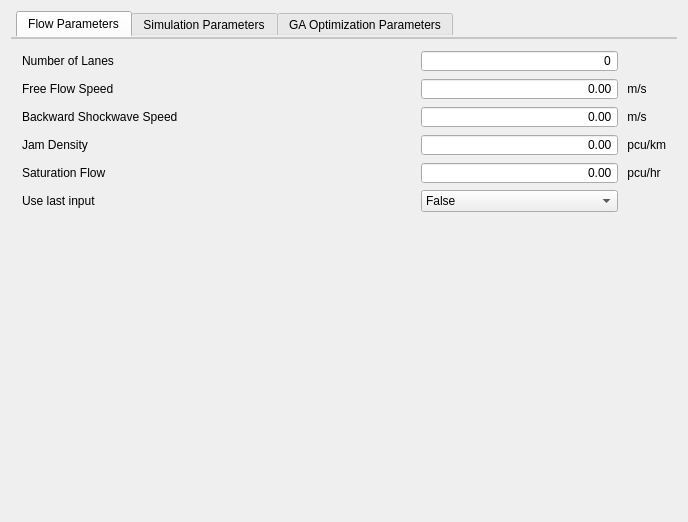
<?xml version="1.0" encoding="UTF-8"?>
<ui version="4.0">
 <class>DDefaultParamSettingDialogue</class>
 <widget class="QDialog" name="DDefaultParamSettingDialogue">
  <property name="geometry">
   <rect>
    <x>0</x>
    <y>0</y>
    <width>688</width>
    <height>522</height>
   </rect>
  </property>
  <property name="windowTitle">
   <string>DDefaultParamSettingDialogue</string>
  </property>
  <layout class="QVBoxLayout" name="verticalLayout">
   <item>
    <widget class="QTabWidget" name="DefaultParamInput_tabWidget">
     <property name="styleSheet">
      <string notr="true">QTabWidget::pane { /* The tab widget frame */ 
border-top: 2px solid #C2C7CB; 
}

QTabWidget::tab-bar { 
left: 5px; /* move to the right by 5px */ 
}

QTabWidget { 
background-color: beige; 
}
</string>
     </property>
     <property name="currentIndex">
      <number>0</number>
     </property>
     <widget class="QWidget" name="FlowParameters">
      <attribute name="title">
       <string>Flow Parameters</string>
      </attribute>
      <layout class="QHBoxLayout" name="FlowParameters_horizontalLayout">
       <item>
        <layout class="QGridLayout" name="FlowParam_Layout" columnstretch="2,1,0">
         <property name="sizeConstraint">
          <enum>QLayout::SetDefaultConstraint</enum>
         </property>
         <property name="horizontalSpacing">
          <number>6</number>
         </property>
         <item row="3" column="1">
          <widget class="QDoubleSpinBox" name="JamDensity_doubleSpinBox">
           <property name="sizePolicy">
            <sizepolicy hsizetype="MinimumExpanding" vsizetype="Fixed">
             <horstretch>0</horstretch>
             <verstretch>0</verstretch>
            </sizepolicy>
           </property>
           <property name="alignment">
            <set>Qt::AlignRight|Qt::AlignTrailing|Qt::AlignVCenter</set>
           </property>
           <property name="buttonSymbols">
            <enum>QAbstractSpinBox::NoButtons</enum>
           </property>
           <property name="suffix">
            <string/>
           </property>
          </widget>
         </item>
         <item row="0" column="0">
          <widget class="QLabel" name="NumberOfLane_Label">
           <property name="text">
            <string>Number of Lanes</string>
           </property>
          </widget>
         </item>
         <item row="2" column="1">
          <widget class="QDoubleSpinBox" name="BackwardShockwaveSpeed_doubleSpinBox">
           <property name="sizePolicy">
            <sizepolicy hsizetype="MinimumExpanding" vsizetype="Fixed">
             <horstretch>0</horstretch>
             <verstretch>0</verstretch>
            </sizepolicy>
           </property>
           <property name="alignment">
            <set>Qt::AlignRight|Qt::AlignTrailing|Qt::AlignVCenter</set>
           </property>
           <property name="buttonSymbols">
            <enum>QAbstractSpinBox::NoButtons</enum>
           </property>
           <property name="suffix">
            <string/>
           </property>
          </widget>
         </item>
         <item row="4" column="0">
          <widget class="QLabel" name="SaturationFlow_Label">
           <property name="text">
            <string>Saturation Flow</string>
           </property>
          </widget>
         </item>
         <item row="1" column="0">
          <widget class="QLabel" name="FreeFlowSpeed_Label">
           <property name="text">
            <string>Free Flow Speed</string>
           </property>
          </widget>
         </item>
         <item row="3" column="0">
          <widget class="QLabel" name="JamDensity_Label">
           <property name="text">
            <string>Jam Density</string>
           </property>
          </widget>
         </item>
         <item row="2" column="0">
          <widget class="QLabel" name="BackwardShockwaveSpeed_Label">
           <property name="text">
            <string>Backward Shockwave Speed</string>
           </property>
          </widget>
         </item>
         <item row="6" column="0">
          <spacer name="FlowParam_verticalSpacer">
           <property name="orientation">
            <enum>Qt::Vertical</enum>
           </property>
           <property name="sizeHint" stdset="0">
            <size>
             <width>20</width>
             <height>40</height>
            </size>
           </property>
          </spacer>
         </item>
         <item row="5" column="0">
          <widget class="QLabel" name="isShowLastInput_Label">
           <property name="text">
            <string>Use last input  </string>
           </property>
          </widget>
         </item>
         <item row="4" column="1">
          <widget class="QDoubleSpinBox" name="SaturationFlow_doubleSpinBox">
           <property name="sizePolicy">
            <sizepolicy hsizetype="MinimumExpanding" vsizetype="Fixed">
             <horstretch>0</horstretch>
             <verstretch>0</verstretch>
            </sizepolicy>
           </property>
           <property name="alignment">
            <set>Qt::AlignRight|Qt::AlignTrailing|Qt::AlignVCenter</set>
           </property>
           <property name="buttonSymbols">
            <enum>QAbstractSpinBox::NoButtons</enum>
           </property>
           <property name="suffix">
            <string/>
           </property>
          </widget>
         </item>
         <item row="1" column="1">
          <widget class="QDoubleSpinBox" name="FreeFlowSpeedLabel_doubleSpinBox">
           <property name="sizePolicy">
            <sizepolicy hsizetype="MinimumExpanding" vsizetype="Fixed">
             <horstretch>0</horstretch>
             <verstretch>0</verstretch>
            </sizepolicy>
           </property>
           <property name="alignment">
            <set>Qt::AlignRight|Qt::AlignTrailing|Qt::AlignVCenter</set>
           </property>
           <property name="buttonSymbols">
            <enum>QAbstractSpinBox::NoButtons</enum>
           </property>
           <property name="suffix">
            <string/>
           </property>
          </widget>
         </item>
         <item row="1" column="2">
          <widget class="QLabel" name="FreeFlowSpeed_Unit_Label">
           <property name="sizePolicy">
            <sizepolicy hsizetype="Minimum" vsizetype="Fixed">
             <horstretch>0</horstretch>
             <verstretch>0</verstretch>
            </sizepolicy>
           </property>
           <property name="text">
            <string> m/s</string>
           </property>
          </widget>
         </item>
         <item row="2" column="2">
          <widget class="QLabel" name="BackwardShockwaveSpeed_Unit_Label">
           <property name="sizePolicy">
            <sizepolicy hsizetype="Minimum" vsizetype="Fixed">
             <horstretch>0</horstretch>
             <verstretch>0</verstretch>
            </sizepolicy>
           </property>
           <property name="text">
            <string> m/s</string>
           </property>
          </widget>
         </item>
         <item row="3" column="2">
          <widget class="QLabel" name="JamDensity_Unit_Label">
           <property name="sizePolicy">
            <sizepolicy hsizetype="Minimum" vsizetype="Fixed">
             <horstretch>0</horstretch>
             <verstretch>0</verstretch>
            </sizepolicy>
           </property>
           <property name="text">
            <string> pcu/km</string>
           </property>
          </widget>
         </item>
         <item row="4" column="2">
          <widget class="QLabel" name="SaturationFlow_Unit_Label">
           <property name="sizePolicy">
            <sizepolicy hsizetype="Minimum" vsizetype="Fixed">
             <horstretch>0</horstretch>
             <verstretch>0</verstretch>
            </sizepolicy>
           </property>
           <property name="text">
            <string> pcu/hr</string>
           </property>
          </widget>
         </item>
         <item row="0" column="1">
          <widget class="QSpinBox" name="NumberOfLane_spinBox">
           <property name="sizePolicy">
            <sizepolicy hsizetype="MinimumExpanding" vsizetype="Fixed">
             <horstretch>0</horstretch>
             <verstretch>0</verstretch>
            </sizepolicy>
           </property>
           <property name="alignment">
            <set>Qt::AlignRight|Qt::AlignTrailing|Qt::AlignVCenter</set>
           </property>
           <property name="buttonSymbols">
            <enum>QAbstractSpinBox::NoButtons</enum>
           </property>
          </widget>
         </item>
         <item row="5" column="1">
          <widget class="QComboBox" name="isShowLastInput_comboBox">
           <item>
            <property name="text">
             <string>False</string>
            </property>
           </item>
           <item>
            <property name="text">
             <string>True</string>
            </property>
           </item>
          </widget>
         </item>
        </layout>
       </item>
      </layout>
     </widget>
     <widget class="QWidget" name="Simulation">
      <attribute name="title">
       <string>Simulation Parameters</string>
      </attribute>
      <layout class="QHBoxLayout" name="Simulation_horizontalLayout">
       <item>
        <layout class="QGridLayout" name="SimulationInputParam_gridLayout" columnstretch="2,1,0">
         <property name="horizontalSpacing">
          <number>6</number>
         </property>
         <item row="2" column="0">
          <widget class="QLabel" name="TimeText_Sim_Label">
           <property name="sizePolicy">
            <sizepolicy hsizetype="Minimum" vsizetype="Preferred">
             <horstretch>0</horstretch>
             <verstretch>0</verstretch>
            </sizepolicy>
           </property>
           <property name="text">
            <string>Time Horizon</string>
           </property>
          </widget>
         </item>
         <item row="1" column="0">
          <widget class="QLabel" name="DmdPlanText_Sim_Label">
           <property name="sizePolicy">
            <sizepolicy hsizetype="Minimum" vsizetype="Preferred">
             <horstretch>0</horstretch>
             <verstretch>0</verstretch>
            </sizepolicy>
           </property>
           <property name="text">
            <string>Demand Profile</string>
           </property>
          </widget>
         </item>
         <item row="0" column="0">
          <widget class="QLabel" name="SigPlanText_Sim_Label">
           <property name="sizePolicy">
            <sizepolicy hsizetype="Minimum" vsizetype="Preferred">
             <horstretch>0</horstretch>
             <verstretch>0</verstretch>
            </sizepolicy>
           </property>
           <property name="text">
            <string>Signal Plan</string>
           </property>
          </widget>
         </item>
         <item row="3" column="0">
          <spacer name="SimulationInputParam_verticalSpacer">
           <property name="orientation">
            <enum>Qt::Vertical</enum>
           </property>
           <property name="sizeHint" stdset="0">
            <size>
             <width>20</width>
             <height>40</height>
            </size>
           </property>
          </spacer>
         </item>
         <item row="2" column="1">
          <widget class="QSpinBox" name="time_Sim_spinBox">
           <property name="alignment">
            <set>Qt::AlignRight|Qt::AlignTrailing|Qt::AlignVCenter</set>
           </property>
           <property name="readOnly">
            <bool>false</bool>
           </property>
           <property name="buttonSymbols">
            <enum>QAbstractSpinBox::NoButtons</enum>
           </property>
           <property name="suffix">
            <string/>
           </property>
           <property name="minimum">
            <number>0</number>
           </property>
           <property name="maximum">
            <number>0</number>
           </property>
          </widget>
         </item>
         <item row="2" column="2">
          <widget class="QLabel" name="TimeText_Sim_Unit_Label">
           <property name="sizePolicy">
            <sizepolicy hsizetype="Minimum" vsizetype="Fixed">
             <horstretch>0</horstretch>
             <verstretch>0</verstretch>
            </sizepolicy>
           </property>
           <property name="text">
            <string>sec</string>
           </property>
          </widget>
         </item>
         <item row="1" column="1">
          <widget class="QComboBox" name="dmdPlan_Sim_comboBox">
           <property name="sizePolicy">
            <sizepolicy hsizetype="Minimum" vsizetype="Fixed">
             <horstretch>0</horstretch>
             <verstretch>0</verstretch>
            </sizepolicy>
           </property>
          </widget>
         </item>
         <item row="0" column="1">
          <widget class="QComboBox" name="sigPlan_Sim_comboBox">
           <property name="sizePolicy">
            <sizepolicy hsizetype="Minimum" vsizetype="Fixed">
             <horstretch>0</horstretch>
             <verstretch>0</verstretch>
            </sizepolicy>
           </property>
          </widget>
         </item>
        </layout>
       </item>
      </layout>
     </widget>
     <widget class="QWidget" name="GAOptimization">
      <attribute name="title">
       <string>GA Optimization Parameters</string>
      </attribute>
      <layout class="QHBoxLayout" name="GAOptimization_horizontalLayout">
       <item>
        <layout class="QGridLayout" name="GAInputParam_gridLayout" columnstretch="2,1,0">
         <property name="sizeConstraint">
          <enum>QLayout::SetDefaultConstraint</enum>
         </property>
         <property name="horizontalSpacing">
          <number>6</number>
         </property>
         <item row="2" column="0">
          <widget class="QLabel" name="TimeText_GA_Label">
           <property name="sizePolicy">
            <sizepolicy hsizetype="Minimum" vsizetype="Minimum">
             <horstretch>0</horstretch>
             <verstretch>0</verstretch>
            </sizepolicy>
           </property>
           <property name="minimumSize">
            <size>
             <width>0</width>
             <height>20</height>
            </size>
           </property>
           <property name="text">
            <string>Time Horizon</string>
           </property>
          </widget>
         </item>
         <item row="10" column="0">
          <widget class="QLabel" name="crossoverRate_GA_label">
           <property name="sizePolicy">
            <sizepolicy hsizetype="Preferred" vsizetype="Minimum">
             <horstretch>0</horstretch>
             <verstretch>0</verstretch>
            </sizepolicy>
           </property>
           <property name="minimumSize">
            <size>
             <width>0</width>
             <height>20</height>
            </size>
           </property>
           <property name="text">
            <string>Crossover Rate</string>
           </property>
          </widget>
         </item>
         <item row="15" column="1">
          <widget class="QComboBox" name="optGreen_GA_comboBox">
           <property name="sizePolicy">
            <sizepolicy hsizetype="Preferred" vsizetype="Fixed">
             <horstretch>0</horstretch>
             <verstretch>0</verstretch>
            </sizepolicy>
           </property>
           <property name="minimumSize">
            <size>
             <width>0</width>
             <height>20</height>
            </size>
           </property>
           <property name="currentText">
            <string>True</string>
           </property>
           <property name="currentIndex">
            <number>1</number>
           </property>
           <item>
            <property name="text">
             <string>False</string>
            </property>
           </item>
           <item>
            <property name="text">
             <string>True</string>
            </property>
           </item>
          </widget>
         </item>
         <item row="14" column="1">
          <widget class="QComboBox" name="optOffset_GA_comboBox">
           <property name="sizePolicy">
            <sizepolicy hsizetype="Preferred" vsizetype="Fixed">
             <horstretch>0</horstretch>
             <verstretch>0</verstretch>
            </sizepolicy>
           </property>
           <property name="minimumSize">
            <size>
             <width>0</width>
             <height>20</height>
            </size>
           </property>
           <property name="currentText">
            <string>True</string>
           </property>
           <property name="currentIndex">
            <number>1</number>
           </property>
           <item>
            <property name="text">
             <string>False</string>
            </property>
           </item>
           <item>
            <property name="text">
             <string>True</string>
            </property>
           </item>
          </widget>
         </item>
         <item row="6" column="1">
          <widget class="QSpinBox" name="genNum_GA_spinBox">
           <property name="sizePolicy">
            <sizepolicy hsizetype="Minimum" vsizetype="Fixed">
             <horstretch>0</horstretch>
             <verstretch>0</verstretch>
            </sizepolicy>
           </property>
           <property name="minimumSize">
            <size>
             <width>0</width>
             <height>20</height>
            </size>
           </property>
           <property name="alignment">
            <set>Qt::AlignRight|Qt::AlignTrailing|Qt::AlignVCenter</set>
           </property>
           <property name="buttonSymbols">
            <enum>QAbstractSpinBox::UpDownArrows</enum>
           </property>
           <property name="minimum">
            <number>1</number>
           </property>
           <property name="maximum">
            <number>1000</number>
           </property>
          </widget>
         </item>
         <item row="3" column="0">
          <spacer name="GAInputParam_verticalSpacer_1">
           <property name="orientation">
            <enum>Qt::Vertical</enum>
           </property>
           <property name="sizeType">
            <enum>QSizePolicy::Minimum</enum>
           </property>
           <property name="sizeHint" stdset="0">
            <size>
             <width>20</width>
             <height>20</height>
            </size>
           </property>
          </spacer>
         </item>
         <item row="11" column="0">
          <widget class="QLabel" name="mutationRate_GA_label">
           <property name="sizePolicy">
            <sizepolicy hsizetype="Preferred" vsizetype="Minimum">
             <horstretch>0</horstretch>
             <verstretch>0</verstretch>
            </sizepolicy>
           </property>
           <property name="minimumSize">
            <size>
             <width>0</width>
             <height>20</height>
            </size>
           </property>
           <property name="text">
            <string>Mutation Rate</string>
           </property>
          </widget>
         </item>
         <item row="9" column="1">
          <widget class="QDoubleSpinBox" name="eliteRate_GA_doubleSpinBox">
           <property name="sizePolicy">
            <sizepolicy hsizetype="Minimum" vsizetype="Fixed">
             <horstretch>0</horstretch>
             <verstretch>0</verstretch>
            </sizepolicy>
           </property>
           <property name="minimumSize">
            <size>
             <width>0</width>
             <height>20</height>
            </size>
           </property>
           <property name="alignment">
            <set>Qt::AlignRight|Qt::AlignTrailing|Qt::AlignVCenter</set>
           </property>
           <property name="buttonSymbols">
            <enum>QAbstractSpinBox::NoButtons</enum>
           </property>
           <property name="maximum">
            <double>1.000000000000000</double>
           </property>
           <property name="value">
            <double>0.100000000000000</double>
           </property>
          </widget>
         </item>
         <item row="0" column="0">
          <widget class="QLabel" name="SigPlanText_GA_Label">
           <property name="sizePolicy">
            <sizepolicy hsizetype="Minimum" vsizetype="Minimum">
             <horstretch>0</horstretch>
             <verstretch>0</verstretch>
            </sizepolicy>
           </property>
           <property name="minimumSize">
            <size>
             <width>0</width>
             <height>20</height>
            </size>
           </property>
           <property name="text">
            <string>Signal Plan</string>
           </property>
          </widget>
         </item>
         <item row="11" column="1">
          <widget class="QDoubleSpinBox" name="mutationRate_GA_doubleSpinBox">
           <property name="sizePolicy">
            <sizepolicy hsizetype="Minimum" vsizetype="Fixed">
             <horstretch>0</horstretch>
             <verstretch>0</verstretch>
            </sizepolicy>
           </property>
           <property name="minimumSize">
            <size>
             <width>0</width>
             <height>20</height>
            </size>
           </property>
           <property name="alignment">
            <set>Qt::AlignRight|Qt::AlignTrailing|Qt::AlignVCenter</set>
           </property>
           <property name="buttonSymbols">
            <enum>QAbstractSpinBox::NoButtons</enum>
           </property>
           <property name="decimals">
            <number>3</number>
           </property>
           <property name="maximum">
            <double>1.000000000000000</double>
           </property>
           <property name="value">
            <double>0.005000000000000</double>
           </property>
          </widget>
         </item>
         <item row="9" column="0">
          <widget class="QLabel" name="eliteRate_GA_label">
           <property name="sizePolicy">
            <sizepolicy hsizetype="Preferred" vsizetype="Minimum">
             <horstretch>0</horstretch>
             <verstretch>0</verstretch>
            </sizepolicy>
           </property>
           <property name="minimumSize">
            <size>
             <width>0</width>
             <height>20</height>
            </size>
           </property>
           <property name="text">
            <string>Elite Rate</string>
           </property>
          </widget>
         </item>
         <item row="6" column="0">
          <widget class="QLabel" name="genNum_GA_label">
           <property name="sizePolicy">
            <sizepolicy hsizetype="Preferred" vsizetype="Minimum">
             <horstretch>0</horstretch>
             <verstretch>0</verstretch>
            </sizepolicy>
           </property>
           <property name="minimumSize">
            <size>
             <width>0</width>
             <height>20</height>
            </size>
           </property>
           <property name="text">
            <string>Number of Generation</string>
           </property>
          </widget>
         </item>
         <item row="17" column="0">
          <spacer name="GAInputParam_verticalSpacer_2">
           <property name="orientation">
            <enum>Qt::Vertical</enum>
           </property>
           <property name="sizeHint" stdset="0">
            <size>
             <width>20</width>
             <height>40</height>
            </size>
           </property>
          </spacer>
         </item>
         <item row="1" column="1">
          <widget class="QComboBox" name="dmdPlan_GA_comboBox">
           <property name="sizePolicy">
            <sizepolicy hsizetype="Minimum" vsizetype="Fixed">
             <horstretch>0</horstretch>
             <verstretch>0</verstretch>
            </sizepolicy>
           </property>
           <property name="minimumSize">
            <size>
             <width>0</width>
             <height>20</height>
            </size>
           </property>
          </widget>
         </item>
         <item row="4" column="0">
          <widget class="QLabel" name="gaType_GA_label">
           <property name="sizePolicy">
            <sizepolicy hsizetype="Preferred" vsizetype="Minimum">
             <horstretch>0</horstretch>
             <verstretch>0</verstretch>
            </sizepolicy>
           </property>
           <property name="minimumSize">
            <size>
             <width>0</width>
             <height>20</height>
            </size>
           </property>
           <property name="text">
            <string>GA Type</string>
           </property>
          </widget>
         </item>
         <item row="2" column="2">
          <widget class="QLabel" name="label">
           <property name="sizePolicy">
            <sizepolicy hsizetype="Minimum" vsizetype="Fixed">
             <horstretch>0</horstretch>
             <verstretch>0</verstretch>
            </sizepolicy>
           </property>
           <property name="text">
            <string>sec</string>
           </property>
          </widget>
         </item>
         <item row="2" column="1">
          <widget class="QSpinBox" name="time_GA_spinBox">
           <property name="sizePolicy">
            <sizepolicy hsizetype="Minimum" vsizetype="Fixed">
             <horstretch>0</horstretch>
             <verstretch>0</verstretch>
            </sizepolicy>
           </property>
           <property name="minimumSize">
            <size>
             <width>0</width>
             <height>20</height>
            </size>
           </property>
           <property name="alignment">
            <set>Qt::AlignRight|Qt::AlignTrailing|Qt::AlignVCenter</set>
           </property>
           <property name="readOnly">
            <bool>false</bool>
           </property>
           <property name="buttonSymbols">
            <enum>QAbstractSpinBox::NoButtons</enum>
           </property>
           <property name="suffix">
            <string/>
           </property>
           <property name="minimum">
            <number>0</number>
           </property>
           <property name="maximum">
            <number>0</number>
           </property>
          </widget>
         </item>
         <item row="10" column="1">
          <widget class="QDoubleSpinBox" name="crossoverRate_GA_doubleSpinBox">
           <property name="sizePolicy">
            <sizepolicy hsizetype="Minimum" vsizetype="Fixed">
             <horstretch>0</horstretch>
             <verstretch>0</verstretch>
            </sizepolicy>
           </property>
           <property name="minimumSize">
            <size>
             <width>0</width>
             <height>20</height>
            </size>
           </property>
           <property name="alignment">
            <set>Qt::AlignRight|Qt::AlignTrailing|Qt::AlignVCenter</set>
           </property>
           <property name="buttonSymbols">
            <enum>QAbstractSpinBox::NoButtons</enum>
           </property>
           <property name="maximum">
            <double>10.000000000000000</double>
           </property>
           <property name="value">
            <double>1.500000000000000</double>
           </property>
          </widget>
         </item>
         <item row="0" column="1">
          <widget class="QComboBox" name="sigPlan_GA_comboBox">
           <property name="sizePolicy">
            <sizepolicy hsizetype="Minimum" vsizetype="Fixed">
             <horstretch>0</horstretch>
             <verstretch>0</verstretch>
            </sizepolicy>
           </property>
           <property name="minimumSize">
            <size>
             <width>0</width>
             <height>20</height>
            </size>
           </property>
          </widget>
         </item>
         <item row="15" column="0">
          <widget class="QLabel" name="optGreen_GA_label">
           <property name="sizePolicy">
            <sizepolicy hsizetype="Preferred" vsizetype="Minimum">
             <horstretch>0</horstretch>
             <verstretch>0</verstretch>
            </sizepolicy>
           </property>
           <property name="minimumSize">
            <size>
             <width>0</width>
             <height>20</height>
            </size>
           </property>
           <property name="text">
            <string>Optimise Green Split</string>
           </property>
          </widget>
         </item>
         <item row="12" column="0">
          <widget class="QLabel" name="powerFactor_GA_label">
           <property name="sizePolicy">
            <sizepolicy hsizetype="Preferred" vsizetype="Minimum">
             <horstretch>0</horstretch>
             <verstretch>0</verstretch>
            </sizepolicy>
           </property>
           <property name="minimumSize">
            <size>
             <width>0</width>
             <height>20</height>
            </size>
           </property>
           <property name="text">
            <string>Power Factor</string>
           </property>
          </widget>
         </item>
         <item row="13" column="1">
          <widget class="QComboBox" name="optCyc_GA_comboBox">
           <property name="sizePolicy">
            <sizepolicy hsizetype="Preferred" vsizetype="Fixed">
             <horstretch>0</horstretch>
             <verstretch>0</verstretch>
            </sizepolicy>
           </property>
           <property name="minimumSize">
            <size>
             <width>0</width>
             <height>20</height>
            </size>
           </property>
           <property name="currentText">
            <string>True</string>
           </property>
           <property name="currentIndex">
            <number>1</number>
           </property>
           <item>
            <property name="text">
             <string>False</string>
            </property>
           </item>
           <item>
            <property name="text">
             <string>True</string>
            </property>
           </item>
          </widget>
         </item>
         <item row="16" column="0">
          <widget class="QLabel" name="matchCyc_GA_label">
           <property name="sizePolicy">
            <sizepolicy hsizetype="Preferred" vsizetype="Minimum">
             <horstretch>0</horstretch>
             <verstretch>0</verstretch>
            </sizepolicy>
           </property>
           <property name="minimumSize">
            <size>
             <width>0</width>
             <height>20</height>
            </size>
           </property>
           <property name="text">
            <string>Match Cycle Time</string>
           </property>
          </widget>
         </item>
         <item row="7" column="1">
          <widget class="QSpinBox" name="subGenNum_GA_spinBox">
           <property name="sizePolicy">
            <sizepolicy hsizetype="Minimum" vsizetype="Fixed">
             <horstretch>0</horstretch>
             <verstretch>0</verstretch>
            </sizepolicy>
           </property>
           <property name="minimumSize">
            <size>
             <width>0</width>
             <height>20</height>
            </size>
           </property>
           <property name="alignment">
            <set>Qt::AlignRight|Qt::AlignTrailing|Qt::AlignVCenter</set>
           </property>
           <property name="buttonSymbols">
            <enum>QAbstractSpinBox::UpDownArrows</enum>
           </property>
           <property name="minimum">
            <number>1</number>
           </property>
           <property name="maximum">
            <number>1000</number>
           </property>
          </widget>
         </item>
         <item row="8" column="0">
          <widget class="QLabel" name="popSize_GA_label">
           <property name="sizePolicy">
            <sizepolicy hsizetype="Preferred" vsizetype="Minimum">
             <horstretch>0</horstretch>
             <verstretch>0</verstretch>
            </sizepolicy>
           </property>
           <property name="minimumSize">
            <size>
             <width>0</width>
             <height>20</height>
            </size>
           </property>
           <property name="text">
            <string>Population Size</string>
           </property>
          </widget>
         </item>
         <item row="8" column="1">
          <widget class="QSpinBox" name="popSize_GA_spinBox">
           <property name="sizePolicy">
            <sizepolicy hsizetype="Minimum" vsizetype="Fixed">
             <horstretch>0</horstretch>
             <verstretch>0</verstretch>
            </sizepolicy>
           </property>
           <property name="minimumSize">
            <size>
             <width>0</width>
             <height>20</height>
            </size>
           </property>
           <property name="alignment">
            <set>Qt::AlignRight|Qt::AlignTrailing|Qt::AlignVCenter</set>
           </property>
           <property name="buttonSymbols">
            <enum>QAbstractSpinBox::UpDownArrows</enum>
           </property>
           <property name="minimum">
            <number>1</number>
           </property>
           <property name="maximum">
            <number>1000</number>
           </property>
           <property name="value">
            <number>10</number>
           </property>
          </widget>
         </item>
         <item row="13" column="0">
          <widget class="QLabel" name="optCyc_GA_label">
           <property name="sizePolicy">
            <sizepolicy hsizetype="Preferred" vsizetype="Minimum">
             <horstretch>0</horstretch>
             <verstretch>0</verstretch>
            </sizepolicy>
           </property>
           <property name="minimumSize">
            <size>
             <width>0</width>
             <height>20</height>
            </size>
           </property>
           <property name="text">
            <string>Optimise Cycle Time</string>
           </property>
          </widget>
         </item>
         <item row="7" column="0">
          <widget class="QLabel" name="subGenNum_GA_label">
           <property name="sizePolicy">
            <sizepolicy hsizetype="Preferred" vsizetype="Minimum">
             <horstretch>0</horstretch>
             <verstretch>0</verstretch>
            </sizepolicy>
           </property>
           <property name="minimumSize">
            <size>
             <width>0</width>
             <height>20</height>
            </size>
           </property>
           <property name="text">
            <string>Number of Sub-Generation</string>
           </property>
          </widget>
         </item>
         <item row="1" column="0">
          <widget class="QLabel" name="DmdPlanText_GA_Label">
           <property name="sizePolicy">
            <sizepolicy hsizetype="Minimum" vsizetype="Minimum">
             <horstretch>0</horstretch>
             <verstretch>0</verstretch>
            </sizepolicy>
           </property>
           <property name="minimumSize">
            <size>
             <width>0</width>
             <height>20</height>
            </size>
           </property>
           <property name="text">
            <string>Demand Profile</string>
           </property>
          </widget>
         </item>
         <item row="4" column="1">
          <widget class="QComboBox" name="gaType_GA_comboBox">
           <property name="sizePolicy">
            <sizepolicy hsizetype="Preferred" vsizetype="Fixed">
             <horstretch>0</horstretch>
             <verstretch>0</verstretch>
            </sizepolicy>
           </property>
           <property name="minimumSize">
            <size>
             <width>0</width>
             <height>20</height>
            </size>
           </property>
           <item>
            <property name="text">
             <string>NGA</string>
            </property>
           </item>
           <item>
            <property name="text">
             <string>SGA</string>
            </property>
           </item>
          </widget>
         </item>
         <item row="14" column="0">
          <widget class="QLabel" name="optOffset_GA_label">
           <property name="sizePolicy">
            <sizepolicy hsizetype="Preferred" vsizetype="Minimum">
             <horstretch>0</horstretch>
             <verstretch>0</verstretch>
            </sizepolicy>
           </property>
           <property name="minimumSize">
            <size>
             <width>0</width>
             <height>20</height>
            </size>
           </property>
           <property name="text">
            <string>Optimise OffSet</string>
           </property>
          </widget>
         </item>
         <item row="12" column="1">
          <widget class="QDoubleSpinBox" name="powerFactor_GA_doubleSpinBox">
           <property name="sizePolicy">
            <sizepolicy hsizetype="Minimum" vsizetype="Fixed">
             <horstretch>0</horstretch>
             <verstretch>0</verstretch>
            </sizepolicy>
           </property>
           <property name="minimumSize">
            <size>
             <width>0</width>
             <height>20</height>
            </size>
           </property>
           <property name="alignment">
            <set>Qt::AlignRight|Qt::AlignTrailing|Qt::AlignVCenter</set>
           </property>
           <property name="buttonSymbols">
            <enum>QAbstractSpinBox::NoButtons</enum>
           </property>
           <property name="maximum">
            <double>10.000000000000000</double>
           </property>
           <property name="value">
            <double>4.000000000000000</double>
           </property>
          </widget>
         </item>
         <item row="16" column="1">
          <widget class="QComboBox" name="matchCyc_GA_comboBox">
           <property name="sizePolicy">
            <sizepolicy hsizetype="Preferred" vsizetype="Fixed">
             <horstretch>0</horstretch>
             <verstretch>0</verstretch>
            </sizepolicy>
           </property>
           <property name="minimumSize">
            <size>
             <width>0</width>
             <height>20</height>
            </size>
           </property>
           <property name="currentText">
            <string>True</string>
           </property>
           <property name="currentIndex">
            <number>1</number>
           </property>
           <item>
            <property name="text">
             <string>False</string>
            </property>
           </item>
           <item>
            <property name="text">
             <string>True</string>
            </property>
           </item>
          </widget>
         </item>
         <item row="5" column="0">
          <widget class="QLabel" name="threadNum_label">
           <property name="text">
            <string>Number of Threads</string>
           </property>
          </widget>
         </item>
         <item row="5" column="1">
          <widget class="QSpinBox" name="threadNum_spinBox">
           <property name="alignment">
            <set>Qt::AlignRight|Qt::AlignTrailing|Qt::AlignVCenter</set>
           </property>
           <property name="minimum">
            <number>1</number>
           </property>
          </widget>
         </item>
        </layout>
       </item>
      </layout>
     </widget>
    </widget>
   </item>
  </layout>
 </widget>
 <layoutdefault spacing="6" margin="11"/>
 <tabstops>
  <tabstop>DefaultParamInput_tabWidget</tabstop>
  <tabstop>NumberOfLane_spinBox</tabstop>
  <tabstop>FreeFlowSpeedLabel_doubleSpinBox</tabstop>
  <tabstop>BackwardShockwaveSpeed_doubleSpinBox</tabstop>
  <tabstop>JamDensity_doubleSpinBox</tabstop>
  <tabstop>SaturationFlow_doubleSpinBox</tabstop>
  <tabstop>isShowLastInput_comboBox</tabstop>
  <tabstop>sigPlan_Sim_comboBox</tabstop>
  <tabstop>dmdPlan_Sim_comboBox</tabstop>
  <tabstop>time_Sim_spinBox</tabstop>
  <tabstop>sigPlan_GA_comboBox</tabstop>
  <tabstop>dmdPlan_GA_comboBox</tabstop>
  <tabstop>time_GA_spinBox</tabstop>
  <tabstop>gaType_GA_comboBox</tabstop>
  <tabstop>threadNum_spinBox</tabstop>
  <tabstop>genNum_GA_spinBox</tabstop>
  <tabstop>subGenNum_GA_spinBox</tabstop>
  <tabstop>popSize_GA_spinBox</tabstop>
  <tabstop>eliteRate_GA_doubleSpinBox</tabstop>
  <tabstop>crossoverRate_GA_doubleSpinBox</tabstop>
  <tabstop>mutationRate_GA_doubleSpinBox</tabstop>
  <tabstop>powerFactor_GA_doubleSpinBox</tabstop>
  <tabstop>optCyc_GA_comboBox</tabstop>
  <tabstop>optOffset_GA_comboBox</tabstop>
  <tabstop>optGreen_GA_comboBox</tabstop>
  <tabstop>matchCyc_GA_comboBox</tabstop>
 </tabstops>
 <resources/>
 <connections/>
</ui>
